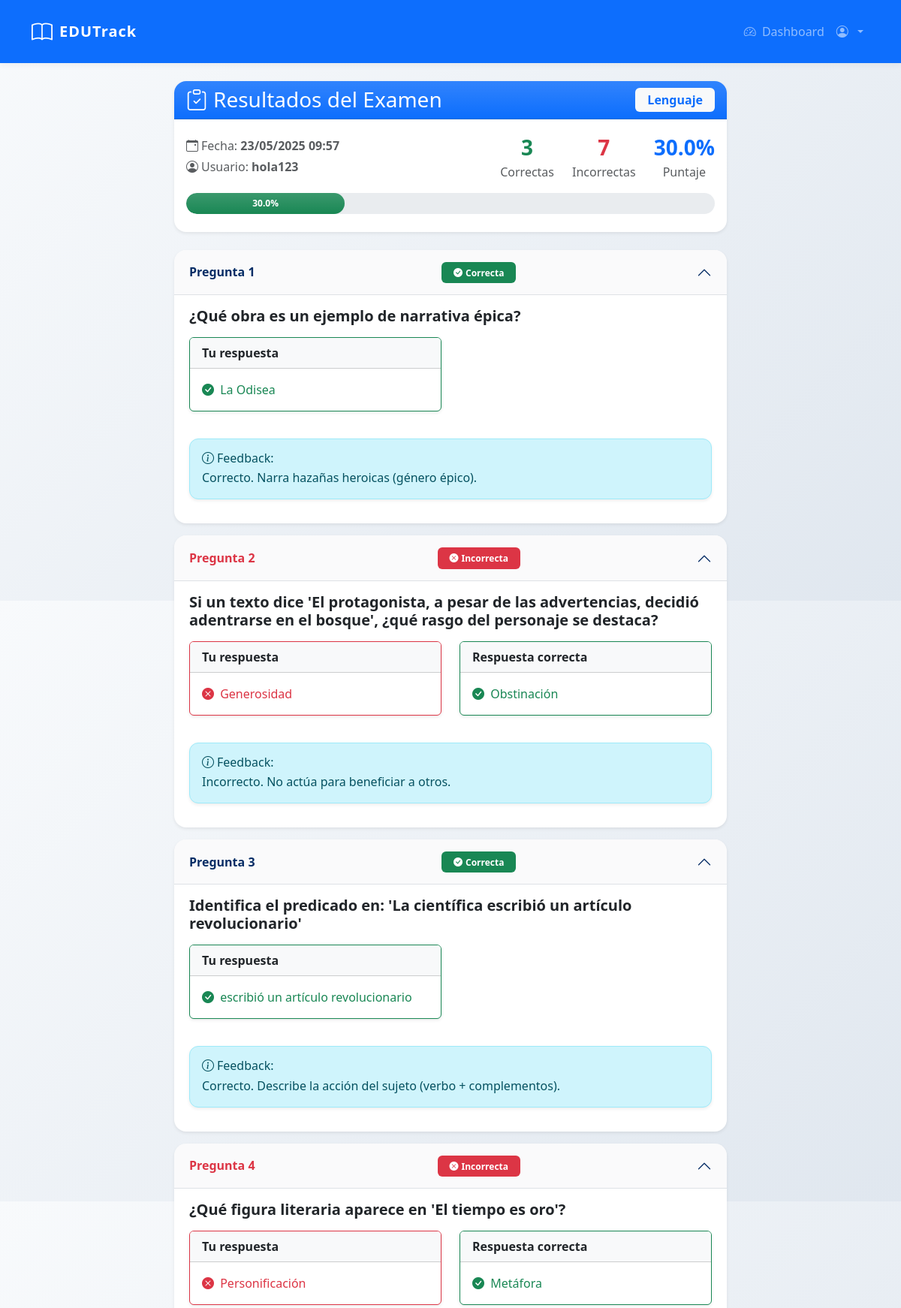
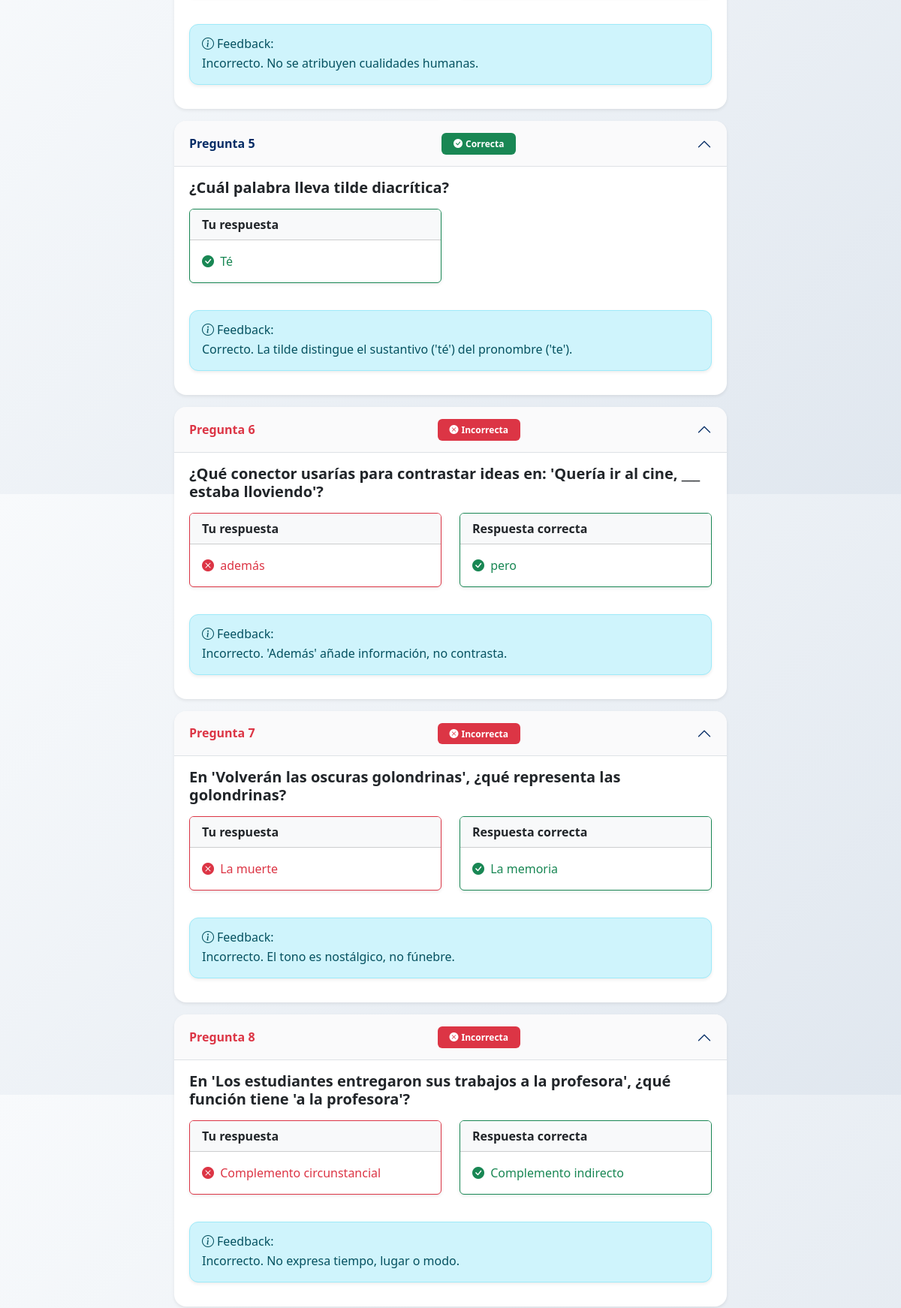
Screenshot of /exam_results/3 (signed in, upper part) with the database file from the repository (2 pictures, top to bottom).
### app/models.py (models this page shows, shortened)
class Exam(db.Model):
    id = db.Column(db.Integer, primary_key=True)
    subject = db.Column(db.String(64))  # 'lenguaje', 'matematicas', 'fisica'
    score = db.Column(db.Float)
    timestamp = db.Column(db.DateTime, index=True, default=datetime.utcnow)
    user_id = db.Column(db.Integer, db.ForeignKey('user.id'))
    answers = db.relationship('Answer', backref='exam', lazy='dynamic')

class User(UserMixin, db.Model):
    id = db.Column(db.Integer, primary_key=True)
    username = db.Column(db.String(64), index=True, unique=True)
    password_hash = db.Column(db.String(128))
    exams = db.relationship('Exam', backref='student', lazy='dynamic')

class Question(db.Model):
    id = db.Column(db.Integer, primary_key=True)
    subject = db.Column(db.String(64))
    question_text = db.Column(db.String(500))
    option_a = db.Column(db.String(200))
    option_b = db.Column(db.String(200))
    option_c = db.Column(db.String(200))
    option_d = db.Column(db.String(200))
    feedback_a = db.Column(db.String(1000))
    feedback_b = db.Column(db.String(1000))
    feedback_c = db.Column(db.String(1000))
    feedback_d = db.Column(db.String(1000))
    correct_answer = db.Column(db.String(1))  # 'a', 'b', 'c' o 'd'
    difficulty = db.Column(db.Integer)  # 1-5

### app/routes.py (the view)
@main_bp.route('/exam_results/<int:exam_id>')
@login_required
def exam_results(exam_id):
    exam = Exam.query.get_or_404(exam_id)
    answers = Answer.query.filter_by(exam_id=exam.id).all()
    results = []
    correct_count = 0
    incorrect_count = 0
    for answer in answers:
        question = Question.query.get(answer.question_id)
        if answer.is_correct:
            correct_count += 1
        else:
            incorrect_count += 1
        feedback = getattr(question, f'feedback_{answer.selected_option}', '')
        results.append({
            'question': question,
            'question_text': question.question_text,
            'user_answer': question.__dict__.get(f'option_{answer.selected_option}', ''),
            'correct_answer': question.__dict__.get(f'option_{question.correct_answer}', ''),
            'is_correct': answer.is_correct,
            'feedback': feedback
        })
    return render_template(
        'exam_results.html',
        exam=exam,
        answers=results,
        correct_count=correct_count,
        incorrect_count=incorrect_count
    )

### app/__init__.py (called while the page is built)
def create_app():
    app = Flask(__name__, static_folder="static")
    app.config.from_object('config.Config')
    db.init_app(app)
    login_manager.init_app(app)
    login_manager.login_view = 'main.login'  # Especifica la vista de login
    from app.routes import main_bp
    app.register_blueprint(main_bp)
    @login_manager.user_loader
    def load_user(id):
        from app.models import User
        return User.query.get(int(id))
    return app

### app/templates/exam_results.html (shortened to what this page needs)
{% extends "base.html" %}
{% block content %}
<div class="row justify-content-center">
    <div class="col-lg-9 col-xl-8">
        <div class="card mb-4 shadow-sm rounded-4 border-0">
            <div class="card-header bg-gradient bg-primary text-white rounded-top-4 d-flex align-items-center justify-content-between">
                <h3 class="mb-0"><i class="bi bi-clipboard-check me-2"></i>Resultados del Examen</h3>
                <span class="badge bg-light text-primary fs-6 px-3 py-2">
                    {{ exam.subject.capitalize() }}
                </span>
            </div>
            <div class="card-body pb-4">
                <div class="row align-items-center mb-3">
                    <div class="col-md-7">
                        <p class="mb-1 text-muted"><i class="bi bi-calendar-event me-1"></i>Fecha: <strong>{{ exam.timestamp.strftime('%d/%m/%Y %H:%M') }}</strong></p>
                        <p class="mb-0 text-muted"><i class="bi bi-person-circle me-1"></i>Usuario: <strong>{{ current_user.username }}</strong></p>
                    </div>
                    <div class="col-md-5 text-md-end mt-3 mt-md-0">
                        <div class="d-flex justify-content-md-end align-items-center gap-4">
                            <div class="text-center">
                                <span class="d-block fs-3 fw-bold text-success">{{ correct_count }}</span>
                                <span class="text-muted">Correctas</span>
                            </div>
                            <div class="text-center">
                                <span class="d-block fs-3 fw-bold text-danger">{{ incorrect_count }}</span>
                                <span class="text-muted">Incorrectas</span>
                            </div>
                            <div class="text-center">
                                <span class="d-block fs-3 fw-bold text-primary">
                                    {{ "%.1f"|format((correct_count/(correct_count+incorrect_count))*100) }}%
                                </span>
                                <span class="text-muted">Puntaje</span>
                            </div>
                        </div>
                    </div>
                </div>
                <div class="progress mt-2" style="height: 28px; border-radius: 1.5rem;">
                    <div class="progress-bar bg-gradient bg-success fw-semibold" role="progressbar"
                         style="width: {{ (correct_count/(correct_count+incorrect_count))*100 }}%; border-radius: 1.5rem;"
                         aria-valuenow="{{ correct_count }}"
                         aria-valuemin="0"
                         aria-valuemax="{{ correct_count+incorrect_count }}">
                        {{ "%.1f"|format((correct_count/(correct_count+incorrect_count))*100) }}%
                    </div>
                </div>
            </div>
        </div>
        <div class="accordion" id="answersAccordion">
            {% for item in answers %}
            <div class="accordion-item mb-3 rounded-4 border-0 shadow-sm">
                <h2 class="accordion-header" id="heading{{ loop.index }}">
                    <button class="accordion-button {% if not item.is_correct %}bg-light bg-opacity-75 text-danger{% else %}bg-light bg-opacity-75{% endif %} rounded-top-4 fw-semibold"
                            type="button" data-bs-toggle="collapse"
                            data-bs-target="#collapse{{ loop.index }}"
                            aria-expanded="true"
                            aria-controls="collapse{{ loop.index }}">
                        <span class="me-2">Pregunta {{ loop.index }}</span>
                        <span class="ms-auto badge bg-{% if item.is_correct %}success{% else %}danger{% endif %} px-3 py-2">
                            {% if item.is_correct %}<i class="bi bi-check-circle-fill me-1"></i>Correcta{% else %}<i class="bi bi-x-circle-fill me-1"></i>Incorrecta{% endif %}
                        </span>
                    </button>
                </h2>
                <div id="collapse{{ loop.index }}"
                     class="accordion-collapse collapse show"
                     aria-labelledby="heading{{ loop.index }}"
                     data-bs-parent="#answersAccordion">
                    <div class="accordion-body">
                        <h5 class="mb-3 fw-semibold">{{ item.question_text }}</h5>
                        <div class="row mb-3">
                            <div class="col-md-6 mb-3 mb-md-0">
                                <div class="card {% if item.is_correct %}border-success{% else %}border-danger{% endif %} shadow-sm">
                                    <div class="card-header bg-light fw-semibold">
                                        Tu respuesta
                                    </div>
                                    <div class="card-body">
                                        <p class="mb-0 {% if item.is_correct %}text-success{% else %}text-danger{% endif %}">
                                            {% if item.is_correct %}
                                                <i class="bi bi-check-circle-fill me-1"></i> {{ item.user_answer }}
                                            {% else %}
                                                <i class="bi bi-x-circle-fill me-1"></i> {{ item.user_answer }}
                                            {% endif %}
                                        </p>
                                    </div>
                                </div>
                            </div>
                            {% if not item.is_correct %}
                            <div class="col-md-6">
                                <div class="card border-success shadow-sm">
                                    <div class="card-header bg-light fw-semibold">
                                        Respuesta correcta
                                    </div>
                                    <div class="card-body">
                                        <p class="mb-0 text-success">
                                            <i class="bi bi-check-circle-fill me-1"></i> {{ item.correct_answer }}
                                        </p>
                                    </div>
                                </div>
                            </div>
                            {% endif %}
                        </div>
                        <div class="alert alert-info mt-3 shadow-sm">
                            <h6 class="alert-heading mb-1"><i class="bi bi-info-circle me-1"></i>Feedback:</h6>
                            <p class="mb-0">{{ item.feedback }}</p>
                        </div>
                    </div>
                </div>
            </div>
            {% endfor %}
        </div>
    </div>
</div>
{% endblock %}

### app/static/css/styles.css (style rules this page uses)
body { height: 100vh; }
.progress { margin-top: 10px; }
.card { margin-bottom: 20px; box-shadow: 0 0.125rem 0.25rem rgba(0, 0, 0, 0.075); }
.card-header { font-weight: bold; }
.alert { margin-bottom: 1rem; }

### app/templates/base.html (style rules this page uses)
body { background: linear-gradient(135deg, #f8fafc 0%, #e0e7ef 100%); }
.alert { border-radius: 0.75rem; }

### rows the page displays
Exam: subject "Lenguaje", timestamp "23/05/2025 09:57"
User: username "hola123"
Question: shows "Correcta", question_text "¿Qué obra es un ejemplo de narrativa épica?", user_answer "La Odisea", feedback "Correcto. Narra hazañas heroicas (género épico)."
Question: shows "Incorrecta", question_text "Si un texto dice 'El protagonista, a pesar de las advertencias, decidió adentrarse en el bosque', ¿qué rasgo del personaje se destaca?", user_answer "Generosidad", correct_answer "Obstinación", feedback "Incorrecto. No actúa para beneficiar a otros."
Question: shows "Correcta", question_text "Identifica el predicado en: 'La científica escribió un artículo revolucionario'", user_answer "escribió un artículo revolucionario", feedback "Correcto. Describe la acción del sujeto (verbo + complementos)."
Question: shows "Incorrecta", question_text "¿Qué figura literaria aparece en 'El tiempo es oro'?", user_answer "Personificación", correct_answer "Metáfora", feedback "Incorrecto. No se atribuyen cualidades humanas."
Question: shows "Correcta", question_text "¿Cuál palabra lleva tilde diacrítica?", user_answer "Té", feedback "Correcto. La tilde distingue el sustantivo ('té') del pronombre ('te')."
Question: shows "Incorrecta", question_text "¿Qué conector usarías para contrastar ideas en: 'Quería ir al cine, ___ estaba lloviendo'?", user_answer "además", correct_answer "pero", feedback "Incorrecto. 'Además' añade información, no contrasta."
Question: shows "Incorrecta", question_text "En 'Volverán las oscuras golondrinas', ¿qué representa las golondrinas?", user_answer "La muerte", correct_answer "La memoria", feedback "Incorrecto. El tono es nostálgico, no fúnebre."
Question: shows "Incorrecta", question_text "En 'Los estudiantes entregaron sus trabajos a la profesora', ¿qué función tiene 'a la profesora'?", user_answer "Complemento circunstancial", correct_answer "Complemento indirecto", feedback "Incorrecto. No expresa tiempo, lugar o modo."

### other values shown
{{ correct_count }} "3"
{{ incorrect_count }} "7"
{{ "%.1f"|format((correct_count/(correct_count+incorrect_count))*100) }} "30.0"
